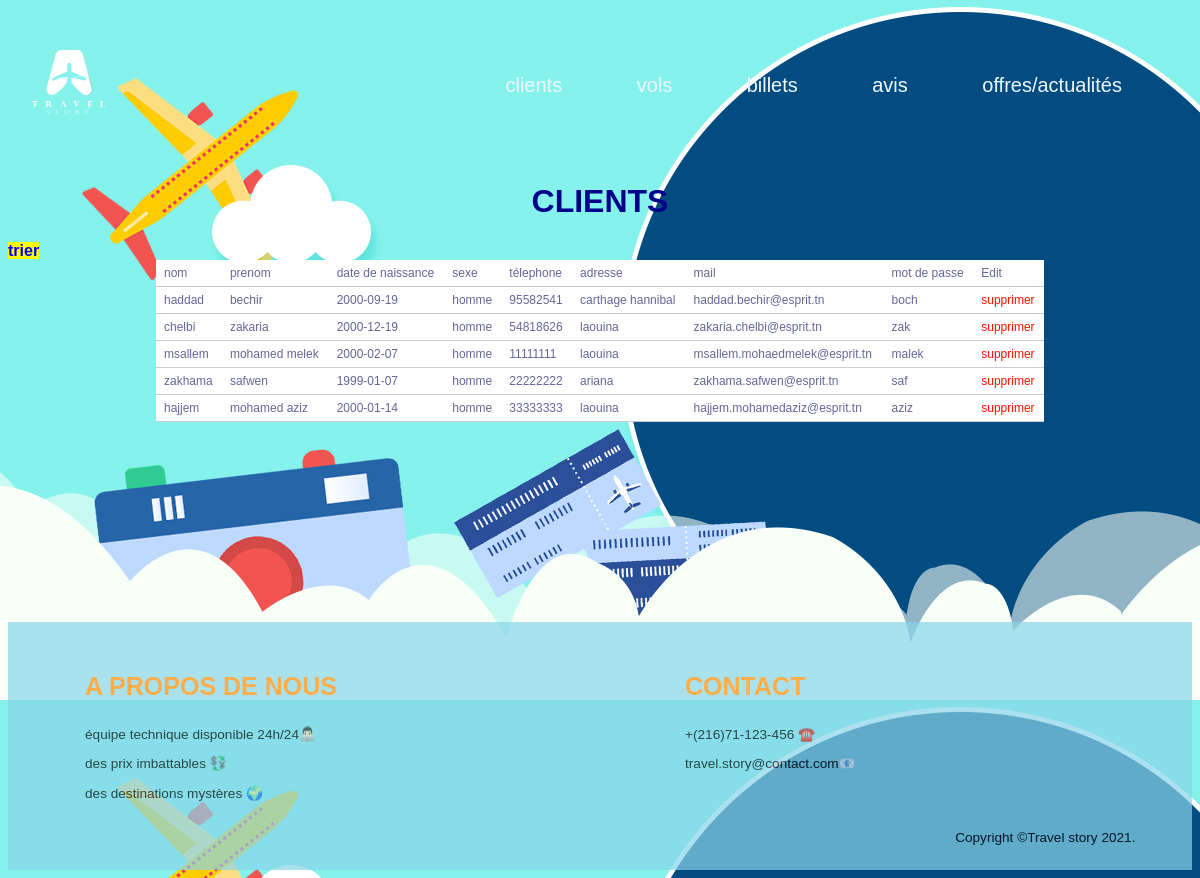
The page /php/clients.php on the database its author committed.
### tables this page shows
CREATE TABLE `clients` (
  `id` int(11) NOT NULL,
  `nom` varchar(50) NOT NULL,
  `prenom` varchar(50) NOT NULL,
  `daten` date NOT NULL,
  `sexe` varchar(5) NOT NULL,
  `tel` int(11) NOT NULL,
  `adresse` varchar(100) NOT NULL,
  `mail` varchar(100) NOT NULL,
  `mdp` varchar(20) NOT NULL
);

### php/clients.php (the view, shortened to what this page needs)
<?php
    include('../config/db.php');
$pdoStat = $connection->prepare("SELECT * FROM clients");
$execute= $pdoStat->execute();
$resultSet = $pdoStat->get_result();
$clients = $resultSet->fetch_all();
 ?>
<!DOCTYPE html>
<html lang="en">
<head>
    <link rel="stylesheet" href="../assets/css/dashboard.css">
</head>
<body>
    <nav>
        <a href="../php/dashboard.php"><img src="../assets/images/logo.png" alt="logo" class="logo" height="150" width="120"></a>
        <ul>
            <li><a href="clients.php">clients</a></li>
            <li><a href="gestion_vols.php">vols</a></li>
            <li><a href="billets.php">billets</a></li>
            <li><a href="avis.php">avis</a></li>
            <li><a href="offres.php">offres/actualités</a></li>
        </ul>
        </nav>
<div id="clients">
<h1>CLIENTS</h1>
<table  align="center" id="hor-minimalist-b">
<tr id="hor-minimalist-b">
    <td >nom</td>
    <td>prenom</td>
    <td>date de naissance</td>
    <td>sexe</td>
    <td>télephone</td>
    <td>adresse</td>
    <td>mail</td>
    <td>mot de passe</td>
    <td>Edit</td>
</tr>
<?php foreach($clients as $client): ?>
    <tr>
    <td><?=$client[1] ?> </td>
    <td><?=$client[2] ?></td>
    <td><?=$client[3] ?></td>
    <td><?=$client[4] ?></td>
    <td><?=$client[5] ?></td>
    <td><?=$client[6] ?></td>
    <td><?=$client[7] ?></td>
    <td><?=$client[8] ?></td>
    <td>
                            <a href="delete_clients.php?id='<?php echo $client[0]; ?>'"> supprimer</a>
                 </td>
    </tr>
    <?php endforeach; ?>
    <a href="trier_clients.php"><mark><b style="color:blue">trier</b></mark></a>
</table>
</div>
    <?php include 'footer.php' ?>
</body>
</html>

### php/footer.php
<link rel="stylesheet" href="../assets/css/style.css">
<footer id="contact">
    <div class="main-footer">
 <div class="services">
        <h3>A PROPOS DE NOUS</h3>
            <p>équipe technique disponible 24h/24👨🏻‍💻</p>
            <p>des prix imbattables 💱</p>
            <p>des destinations mystères 🌍</p>
 </div>
 <div class="contact">
        <h3 id="contacts">CONTACT</h3>
        <p> +(216)71-123-456 ☎️</p>
        <p>travel.story@contact.com📧</p>
    </div>
    <br>
        <div class="copyright">
            Copyright &copy;Travel story 2021.
        </div>
    </div>
        </footer>

### assets/css/dashboard.css (style rules this page uses)
body { background-image: url('../images/travel_agency.jpg'); background-attachment: fixed; }
nav ul { float: right; }
nav li { display:inline-block; color:aliceblue; font-size: 20px; padding-top: 50px; padding-right: 70px; font-family: Verdana, Geneva, Tahoma, sans-serif; }
nav a { text-decoration: none; color: aliceblue; }
a { color: rgb(255, 17, 0); text-decoration: none; }
h1 { text-align: center; color: darkblue; font-family: "Lucida Sans Unicode", "Lucida Grande", Sans-Serif; }
#hor-minimalist-b { font-family: "Lucida Sans Unicode", "Lucida Grande", Sans-Serif; font-size: 12px; background: #fff; margin-left: auto; margin-right: auto; width:75%; border-collapse: collapse; text-align: left; }
#hor-minimalist-b td { border-bottom: 1px solid #ccc; color: #669; padding: 6px 8px; }
body { font-family: Arial, sans-serif; }

### assets/css/style.css (style rules this page uses)
.main-footer { padding: 25px 0; font-size: 85%; width: 100%; border-radius: 0; margin-top: 200px; background-color: #88D5E9; opacity: 0.7; }
.main-footer div { padding-left: 10%; }
.main-footer h3 { font-size: 25px; font-family: Verdana, Geneva, Tahoma, sans-serif; align-content: center; color:darkorange; }
.main-footer p { text-align: left; width: 200%; }
.services { width: 600px; display: table-cell; }
.contact { display: table-cell; }
.copyright { margin-left: 70%; }

### rows shown on the page
clients: nom "haddad", prenom "bechir", daten "2000-09-19", sexe "homme", tel "95582541", adresse "carthage hannibal", mail "haddad.bechir@esprit.tn", mdp "boch"
clients: nom "chelbi", prenom "zakaria", daten "2000-12-19", sexe "homme", tel "54818626", adresse "laouina", mail "zakaria.chelbi@esprit.tn", mdp "zak"
clients: nom "msallem", prenom "mohamed melek", daten "2000-02-07", sexe "homme", tel "11111111", adresse "laouina", mail "msallem.mohaedmelek@esprit.tn", mdp "malek"
clients: nom "zakhama", prenom "safwen", daten "1999-01-07", sexe "homme", tel "22222222", adresse "ariana", mail "zakhama.safwen@esprit.tn", mdp "saf"
clients: nom "hajjem", prenom "mohamed aziz", daten "2000-01-14", sexe "homme", tel "33333333", adresse "laouina", mail "hajjem.mohamedaziz@esprit.tn", mdp "aziz"
